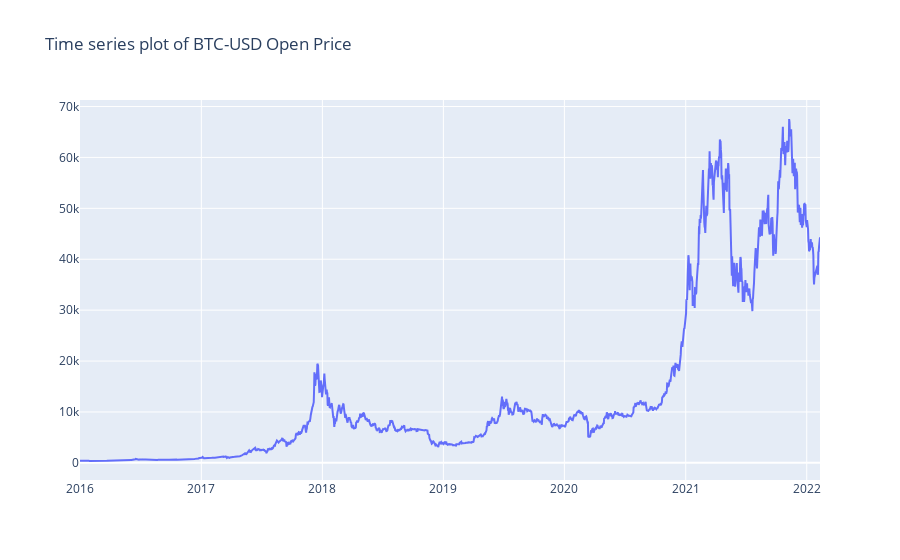

Notebook source saved alongside this figure:
### Code cell
# plot the open price
x = df["ds"]
y = df["y"]
fig = go.Figure()
fig.add_trace(go.Scatter(x=x, y=y))
# Set title
fig.update_layout(
    title_text="Time series plot of " + symbol + " Open Price",
)

### Figure 1 — Plotly figure (JSON) as saved in the notebook; plotly's stock layout.template omitted (floating-point values rounded to 4 significant figures; data arrays with more than 128 entries replaced by an {"elided": "..."} marker saying what was removed)
{"data": [{"type": "scatter", "x": {"elided": "2233 str values"}, "y": {"elided": "2233 float values"}}], "layout": {"title": {"text": "Time series plot of BTC-USD Open Price"}}}
